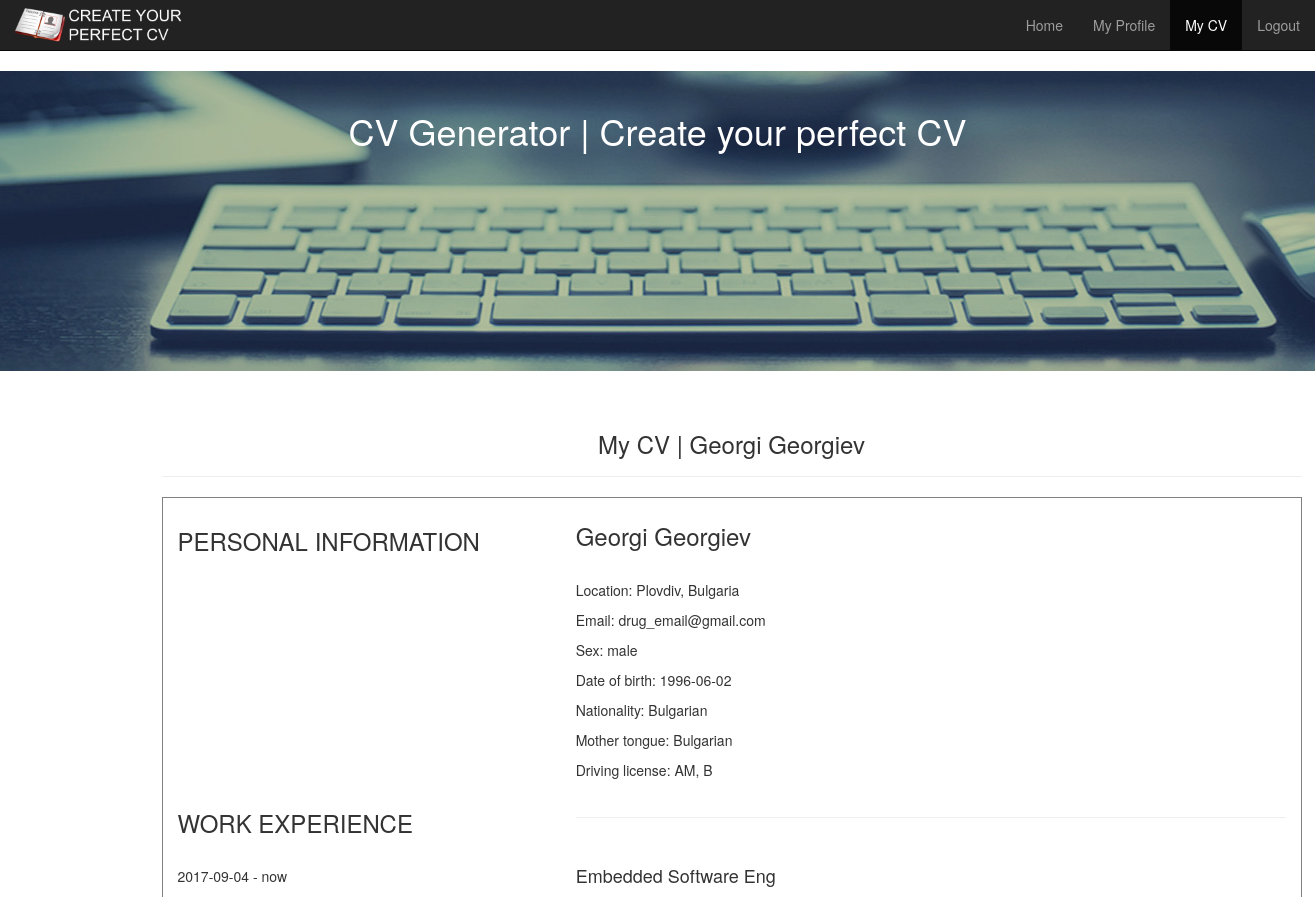
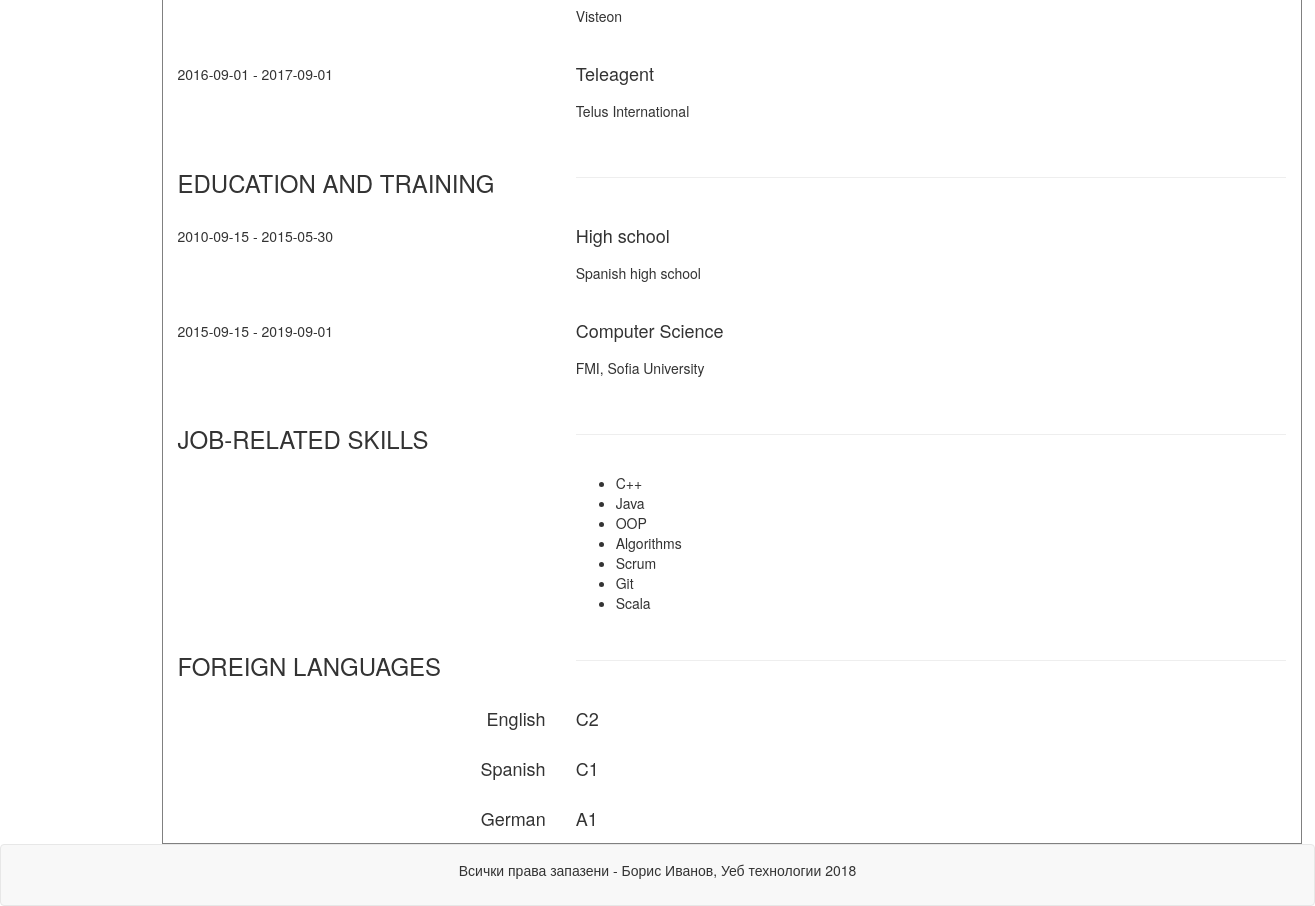
Page /my_cv.php (signed in) on the committed database (2 pictures, top to bottom).
### tables this page shows
CREATE TABLE `user_data` (
    id INT(10) NOT NULL AUTO_INCREMENT,
    user_id INT(10) NOT NULL UNIQUE,
    location VARCHAR(100) NOT NULL,
    email VARCHAR(100),
    sex VARCHAR(10) NOT NULL,
    date_of_birth CHAR(10),
    nationality VARCHAR(20),
    driving_license VARCHAR(20),
    mother_tongue VARCHAR(20) NOT NULL,
    PRIMARY KEY(id),
    FOREIGN KEY(user_id) REFERENCES Users(user_id)
    ON DELETE CASCADE
    ON UPDATE CASCADE
);

CREATE TABLE `work_experience` (
    id INT(10) NOT NULL AUTO_INCREMENT,
    user_id INT(10) NOT NULL,
    job_title VARCHAR(50) NOT NULL,
    company VARCHAR(50) NOT NULL,
    from_date CHAR(10) NOT NULL,
    to_date CHAR(10) NOT NULL,
    PRIMARY KEY(id),
    FOREIGN KEY(user_id) REFERENCES Users(user_id)
    ON DELETE CASCADE
    ON UPDATE CASCADE
);

CREATE TABLE `education` (
    id INT(10) NOT NULL AUTO_INCREMENT,
    user_id INT(10) NOT NULL,
    title VARCHAR(50) NOT NULL,
    institution VARCHAR(100) NOT NULL,
    from_date CHAR(10) NOT NULL,
    to_date CHAR(10) NOT NULL,
    PRIMARY KEY(id),
    FOREIGN KEY(user_id) REFERENCES Users(user_id)
    ON DELETE CASCADE
    ON UPDATE CASCADE
);

CREATE TABLE `skills` (
    id INT(10) NOT NULL AUTO_INCREMENT,
    user_id INT(10) NOT NULL,
    title VARCHAR(200) NOT NULL,
    PRIMARY KEY(id),
    FOREIGN KEY(user_id) REFERENCES Users(user_id)
    ON DELETE CASCADE
    ON UPDATE CASCADE
);

CREATE TABLE `languages` (
    id INT(10) NOT NULL AUTO_INCREMENT,
    user_id INT(10) NOT NULL,
    lang VARCHAR(50) NOT NULL,
    level CHAR(2) NOT NULL,
    PRIMARY KEY(id),
    FOREIGN KEY(user_id) REFERENCES Users(user_id)
    ON DELETE CASCADE
    ON UPDATE CASCADE
);

### php/config.php (called while the page is built)
<?php
$db_servername = "localhost";
$db_name = "cv_generator";
$db_username = "root";
$db_password = "";
?>

### php/Db.php (called while the page is built, shortened)
<?php
class Db {
    private $connection;
    public function __construct($servername, $dbname, $username, $password) {
        $this->connection = new PDO("mysql:host=$servername;dbname=$dbname", $username, $password);
    }
    public function query($sql, $args = []) {
        $stmt = $this->connection->prepare($sql);
        $stmt->execute($args);
        return $stmt;
    }
}
?>

### my_cv.php (the view, shortened to what this page needs)
<?php
include("php/Db.php");
include("php/config.php");
$db_conn = new Db($db_servername, $db_name, $db_username, $db_password);
$data_query = $db_conn->query("SELECT * FROM user_data WHERE id = ?", [$_SESSION['user_id']]);
$user_data = $data_query->fetch();
?>
<!DOCTYPE html>
<html>
<head>
    <link rel="stylesheet" href="css/bootstrap.min.css">
    <link rel="stylesheet" href="css/style.css">
</head>
<body>
    <nav class="navbar navbar-inverse  navbar-static-top">
        <div class="container-fluid">
            <a href="index.php" class="navbar-left"><img src="img/logo2.png" id="logo-img"></a>
            <ul class="nav navbar-nav navbar-right">
                <li><a href="index.php">Home</a></li>
                <li><a href="members.php">My Profile</a></li>
                <li class="active"><a href="my_cv.php">My CV</a></li>
                <?php if (isset($_SESSION['email'])) {
                    echo '<li><a href="php/logout.php">Logout</a></li>';
                }?>
            </ul>
        </div>
    </nav>
    <header id="site-header" class="cl_white text-center">
        <h1>CV Generator | Create your perfect CV</h1>
    </header>
    <section class="container-fluid center-block text-center" id="main-section">
        <div class="container">
            <div class="page-header"><h3>My CV | <?php echo $_SESSION['name'];?></h3></div>
            <table border="1" width="100%" rules=none class="text-left" id="cv">
                <col style="width:35%">
                <col style="width:65%">
                <tr>
                    <th><h3>PERSONAL INFORMATION</h3></th>
                    <th><h3><?php echo $_SESSION['name'];?><h3></th>
                </tr>
                <?php
                    if ($user_data['location'] != "") {
                        echo '<tr>
                            <td></td>
                            <td>Location: ' . $user_data['location'] . '</td>
                        </tr>';
                    }
                ?>
                <?php
                    if ($user_data['email'] != "") {
                        echo '<tr>
                            <td></td>
                            <td>Email: ' . $user_data['email'] . '</td>
                        </tr>';
                    }
                    else {
                        echo '<tr>
                            <td></td>
                            <td>Email: ' . $_SESSION['email'] . '</td>
                        </tr>';
                    }
                ?>
                <?php
                    if ($user_data['sex'] != "") {
                        echo '<tr>
                            <td></td>
                            <td>Sex: ' . $user_data['sex'] . '</td>
                        </tr>';
                    }
                ?>
                <?php
                    if ($user_data['date_of_birth'] != "") {
                        echo '<tr>
                            <td></td>
                            <td>Date of birth: ' . $user_data['date_of_birth'] . '</td>
                        </tr>';
                    }
                ?>
                <?php
                    if ($user_data['nationality'] != "") {
                        echo '<tr>
                            <td></td>
                            <td>Nationality: ' . $user_data['nationality'] . '</td>
                        </tr>';
                    }
                ?>
                <?php
                    if ($user_data['mother_tongue'] != "") {
                        echo '<tr>
                            <td></td>
                            <td>Mother tongue: ' . $user_data['mother_tongue'] . '</td>
                        </tr>';
                    }
                ?>
                <?php
                    if ($user_data['driving_license'] != "") {
                        echo '<tr>
                            <td></td>
                            <td>Driving license: ' . $user_data['driving_license'] . '</td>
                        </tr>';
                    }
                ?>
                <tr>
                    <th><h3>WORK EXPERIENCE</h3></th>
                    <th><hr></th>
                </tr>
                <?php
                    $stmt = $db_conn->query("SELECT * FROM work_experience WHERE user_id = ?", [$_SESSION['user_id']]);
                    while ($row = $stmt->fetch()) {
                        echo '
                            <tr>
                                <td style="padding-bottom: 0;">' . $row['from_date'] . ' - ' . $row['to_date'] . '</td>
                                <td style="padding-bottom: 0;"><h4>'. $row['job_title'] . '</h4></td>
                            </tr>
                            <tr>
                                <td style="padding-top: 0;"></td>
                                <td style="padding-top: 0;"><h5>'. $row['company'] . '</h5></td>
                            </tr>
                            <tr>
                                <td></td>
                                <td></td>
                            </tr>';
                    }
                ?>
                <tr>
                    <th><h3>EDUCATION AND TRAINING</h3></th>
                    <th><hr></th>
                </tr>
                <?php
                    $stmt = $db_conn->query("SELECT * FROM education WHERE user_id = ?", [$_SESSION['user_id']]);
                    while ($row = $stmt->fetch()) {
                        echo '
                            <tr>
                                <td style="padding-bottom: 0;">' . $row['from_date'] . ' - ' . $row['to_date'] . '</td>
                                <td style="padding-bottom: 0;"><h4>'. $row['title'] . '</h4></td>
                            </tr>
                            <tr>
                                <td style="padding-top: 0;"></td>
                                <td style="padding-top: 0;"><h5>'. $row['institution'] . '</h5></td>
                            </tr>
                            <tr>
                                <td></td>
                                <td></td>
                            </tr>';
                    }
                ?>
                <tr>
                    <th><h3>JOB-RELATED SKILLS</h3></th>
                    <th><hr></th>
                </tr>
                <?php
                    $stmt = $db_conn->query("SELECT * FROM skills WHERE user_id = ?", [$_SESSION['user_id']]);
                    echo '<tr><td></td><td><ul>';
                    while ($row = $stmt->fetch()) {
                        echo '<li>' . $row['title'] . '</li>';
                    }
                    echo '</ul></td></tr>';
                ?>
                <tr>
                    <th><h3>FOREIGN LANGUAGES</h3></th>
                    <th><hr></th>
                </tr>
                <?php
                    $stmt = $db_conn->query("SELECT * FROM languages WHERE user_id = ?", [$_SESSION['user_id']]);
                    while ($row = $stmt->fetch()) {
                        echo '<tr><td class="text-right"><h4>' . $row['lang'] . '</h4></td><td><h4>' . $row['level'] . '</h4></tf></tr>';
                    }
                ?>
            </table>
        </div>
    </section>
    <footer id="site-footer" class="navbar navbar-default">
        <div class="container text-center">
            <p>Всички права запазени - Борис Иванов, Уеб технологии 2018</p>
        </div>
    </footer>
</body>
</html>

### css/style.css (style rules this page uses)
#logo-img { height: 50px; }
#site-header { padding: 20px; height: 300px; color: white; background: url(../img/bg.jpg) repeat center 95%; box-shadow: inset 0 0 0 1000px rgba(0,0,0,.2); }
#main-section { width: 80%; margin-top: 20px; }
#site-footer { margin-bottom: 0; }
#site-footer div { padding: 15px }
#cv td,th { padding: 5px 15px; }

### rows in the picture
user_data: location "Plovdiv, Bulgaria", email "drug_email@gmail.com", sex "male", date_of_birth "1996-06-02", nationality "Bulgarian", mother_tongue "Bulgarian", driving_license "AM, B"
work_experience: from_date "2017-09-04", to_date "now", job_title "Embedded Software Eng", company "Visteon"
work_experience: from_date "2016-09-01", to_date "2017-09-01", job_title "Teleagent", company "Telus International"
education: from_date "2010-09-15", to_date "2015-05-30", title "High school", institution "Spanish high school"
education: from_date "2015-09-15", to_date "2019-09-01", title "Computer Science", institution "FMI, Sofia University"
skills: title "C++"
skills: title "Java"
skills: title "OOP"
skills: title "Algorithms"
skills: title "Scrum"
skills: title "Git"
skills: title "Scala"
languages: lang "English", level "C2"
languages: lang "Spanish", level "C1"
languages: lang "German", level "A1"

### other values in the picture
$_SESSION['name'] "Georgi Georgiev"
